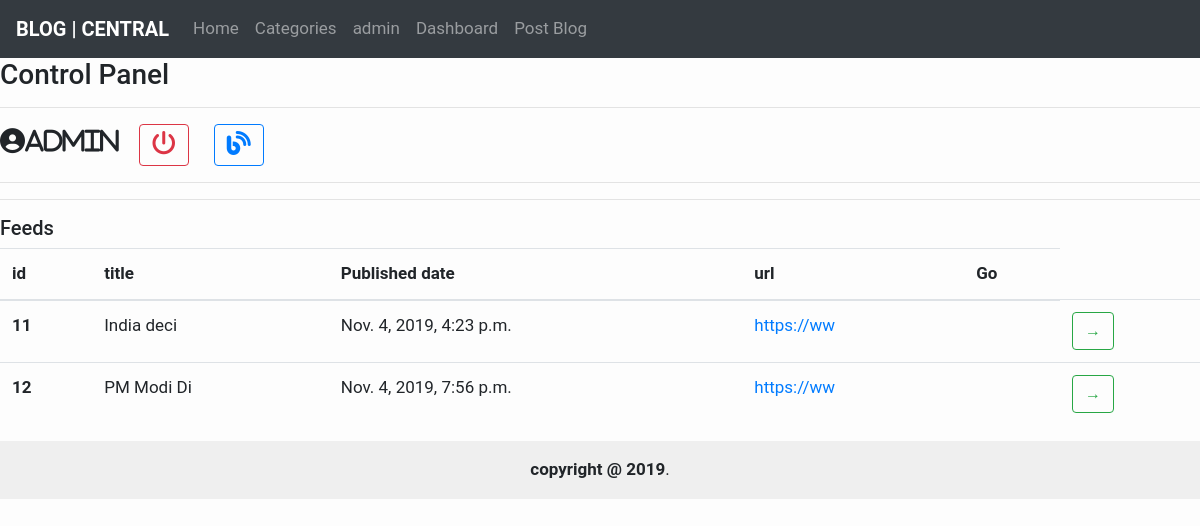
The page /dashboard/ (signed in) on the database its author committed.
### blog/models.py (models this page shows)
class Choice(models.Model):
    user = models.ForeignKey(User,on_delete=CASCADE)
    title = models.CharField(max_length=50)
    pub_date = models.DateTimeField(auto_now_add=True)
    url = models.URLField(null=True, blank=True)
    category = models.ForeignKey(Question,on_delete=CASCADE)
    choice_text = models.TextField()

### blog/views.py (the view)
# urls.py: path('dashboard/',views.dashboard,name = "dashboard"),
@login_required()
def dashboard(request):
    choices = Choice.objects.filter(user = request.user)
    context = {
        "choices":choices
    }
    return render(request,"dashboard.html",context)

### blog/templates/dashboard.html (shortened to what this page needs)
{% extends 'base.html' %}
{% block content %}
<h3>Control Panel</h3>
<hr>
<h5>
    <i class='fas fa-user-circle' style='font-size:25px'>{{request.user.username}}</i><a style="margin-left: 20px;"class="btn btn-outline-danger" href="/accounts/logout"><i class='fas fa-power-off' style='font-size:24px;'></i></a>
    <a style="margin-left: 20px;"class= "btn btn-outline-primary" href = "{% url 'form' %}"><i class='fas fa-blog' style='font-size:24px'></i></a>
</h5>
<hr>
<hr>
{% if choices %}
<h5>Feeds</h5>
<table class="table">
        <thead>
          <tr>
            <th scope="col">id</th>
            <th scope="col">title</th>
            <th scope="col">Published date</th>
            <th scope="col">url</th>
            <th scope="col">Go</th>
          </tr>
        </thead>
          {% for choice in choices %}
          <tr>
            <th scope="row">{{choice.id}}</th>
            <td>{{choice.title|slice:":10"}}</td>
            <td>{{choice.pub_date}}</td>
            <td><a href="{{choice.url}}">{{choice.url|slice:":10"}}</a></td>
            <td>{{choice.question}}</th>
            <td><a class="btn btn-outline-success" href="{% url 'post_detail' choice.pk %}"> &rarr;</a></td>
          </tr>
      {% endfor %}
      </table>
{% else %}
<div class = "alert alert-danger">
    You dont have any Blogs yet!..
</div>
{% endif %}
{% endblock %}

### blog/templates/base.html (shortened to what this page needs)
<!DOCTYPE html>
<html>
    <head>
  <link rel="stylesheet" href="https://maxcdn.bootstrapcdn.com/bootstrap/4.3.1/css/bootstrap.min.css">
    </head>
    <body>
  <nav class="navbar navbar-expand-lg navbar-dark bg-dark">
  <a style="font-weight: bold; "class="navbar-brand" href="{% url 'home' %}">BLOG | CENTRAL</a>
  <div class="collapse navbar-collapse" id="navbarSupportedContent">
    <ul class="navbar-nav mr-auto">
      <li class="nav-item">
        <a class="nav-link" href="{% url 'home' %}">Home</a>
      </li>
      <li class="nav-item">
      <a class="nav-link" href="{%url 'index' %}">Categories</a></li>
      {% if user.is_authenticated %}
      <li class="nav-item">
        <a class="nav-link" href="{% url 'dashboard' %}">{{ request.user.username }}</a>
      </li>
        {% else %}
      <li class="nav-item">
        <a class="nav-link" href="/login">Login</a>
      </li>
      {% endif %}
      {% if user.is_superuser %}
      <li class="nav-item">
        <a class="nav-link" href="/admin">Dashboard</a>
      </li>
      {% endif %}
      <li class="nav-item">
        <a class="nav-link" href="{% url 'form' %}">Post Blog</a>
        </li>
    </ul>
  </div>
</nav>
{% block content %}
{% endblock %}
<div class="footer"><strong>copyright @ 2019</strong>.</div>
</body>
</html>

### blog/templates/base.html (style rules this page uses)
body { font-family: "Roboto", sans-serif; font-size: 17px; background-color: #fdfdfd; }
.footer { position: bottom; right: 0; bottom: 0; left: 0; padding: 1rem; background-color: #efefef; text-align: center; }

### rows shown on the page
Choice: id "11", title "India deci", pub_date "Nov. 4, 2019, 4:23 p.m.", url "https://ww"
Choice: id "12", title "PM Modi Di", pub_date "Nov. 4, 2019, 7:56 p.m.", url "https://ww"

### other values the page prints
{{ request.user.username }} "admin"
